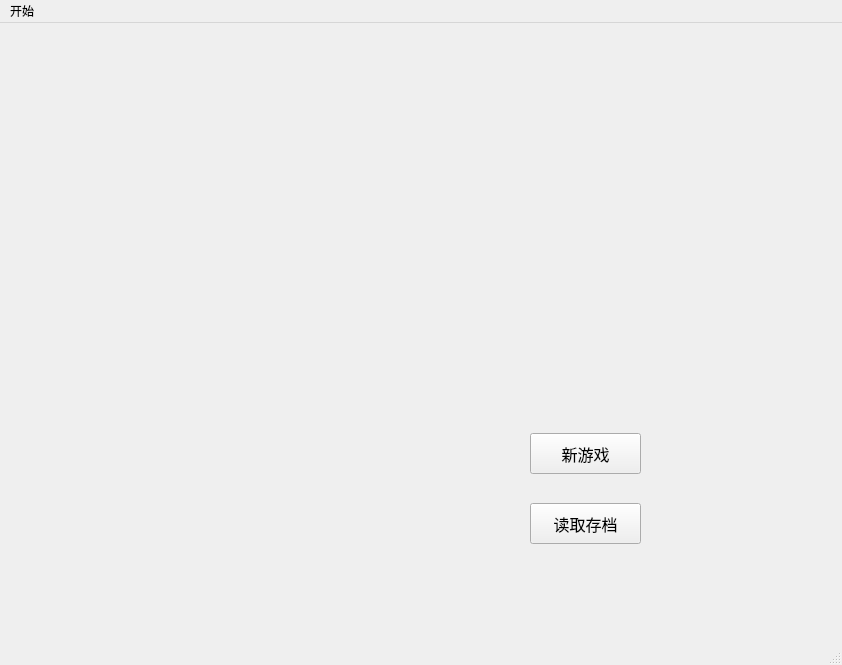
<?xml version="1.0" encoding="UTF-8"?>
<ui version="4.0">
 <class>MainWindow</class>
 <widget class="QMainWindow" name="MainWindow">
  <property name="geometry">
   <rect>
    <x>0</x>
    <y>0</y>
    <width>842</width>
    <height>665</height>
   </rect>
  </property>
  <property name="windowTitle">
   <string>MainWindow</string>
  </property>
  <widget class="QWidget" name="centralwidget">
   <widget class="QPushButton" name="pushButton_1">
    <property name="geometry">
     <rect>
      <x>530</x>
      <y>410</y>
      <width>111</width>
      <height>41</height>
     </rect>
    </property>
    <property name="font">
     <font>
      <family>霞鹜文楷</family>
      <pointsize>12</pointsize>
     </font>
    </property>
    <property name="text">
     <string>新游戏</string>
    </property>
   </widget>
   <widget class="QPushButton" name="pushButton_2">
    <property name="geometry">
     <rect>
      <x>530</x>
      <y>480</y>
      <width>111</width>
      <height>41</height>
     </rect>
    </property>
    <property name="font">
     <font>
      <family>霞鹜文楷</family>
      <pointsize>12</pointsize>
     </font>
    </property>
    <property name="text">
     <string>读取存档</string>
    </property>
   </widget>
  </widget>
  <widget class="QMenuBar" name="menubar">
   <property name="geometry">
    <rect>
     <x>0</x>
     <y>0</y>
     <width>842</width>
     <height>26</height>
    </rect>
   </property>
   <widget class="QMenu" name="menu">
    <property name="title">
     <string>开始</string>
    </property>
    <addaction name="actionquit"/>
   </widget>
   <addaction name="menu"/>
  </widget>
  <widget class="QStatusBar" name="statusbar"/>
  <action name="actionquit">
   <property name="text">
    <string>退出</string>
   </property>
  </action>
 </widget>
 <resources/>
 <connections/>
</ui>
